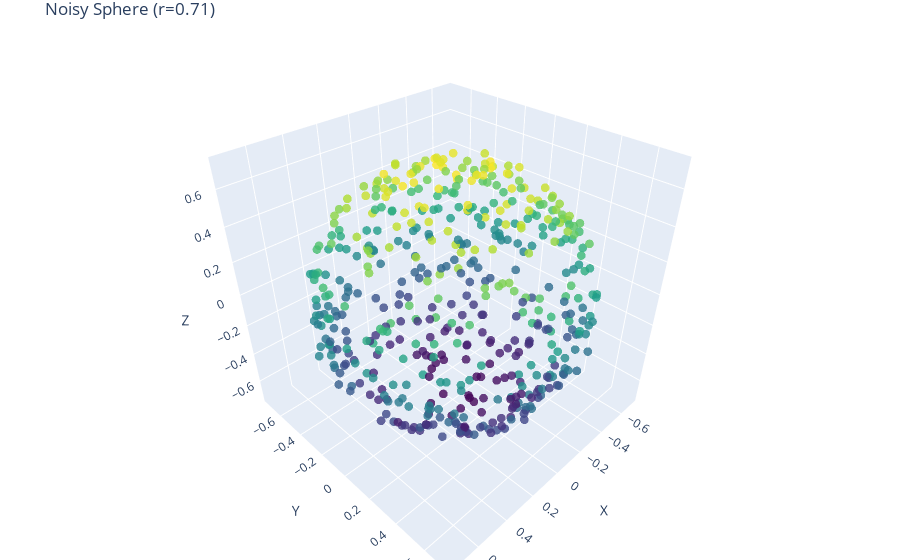

The notebook cell saved with this chart:
### Code cell
points, targets = train_ds[2]

pct.visualize_point_cloud(points, title=f"Noisy Sphere (r={targets.item():.2f})")

### Figure 1 — Plotly figure (JSON) as saved in the notebook; plotly's stock layout.template omitted (floating-point values rounded to 4 significant figures; data arrays with more than 128 entries replaced by an {"elided": "..."} marker saying what was removed)
{"data": [{"marker": {"color": {"elided": "512 float values"}, "colorscale": [[0, "#440154"], [0.1111, "#482878"], [0.2222, "#3e4989"], [0.3333, "#31688e"], [0.4444, "#26828e"], [0.5556, "#1f9e89"], [0.6667, "#35b779"], [0.7778, "#6ece58"], [0.8889, "#b5de2b"], [1, "#fde725"]], "opacity": 0.8, "size": 3}, "mode": "markers", "type": "scatter3d", "x": {"elided": "512 float values"}, "y": {"elided": "512 float values"}, "z": {"elided": "512 float values"}}], "layout": {"margin": {"b": 0, "l": 0, "r": 0, "t": 30}, "scene": {"xaxis": {"title": {"text": "X"}}, "yaxis": {"title": {"text": "Y"}}, "zaxis": {"title": {"text": "Z"}}}, "title": {"text": "Noisy Sphere (r=0.71)"}}}
